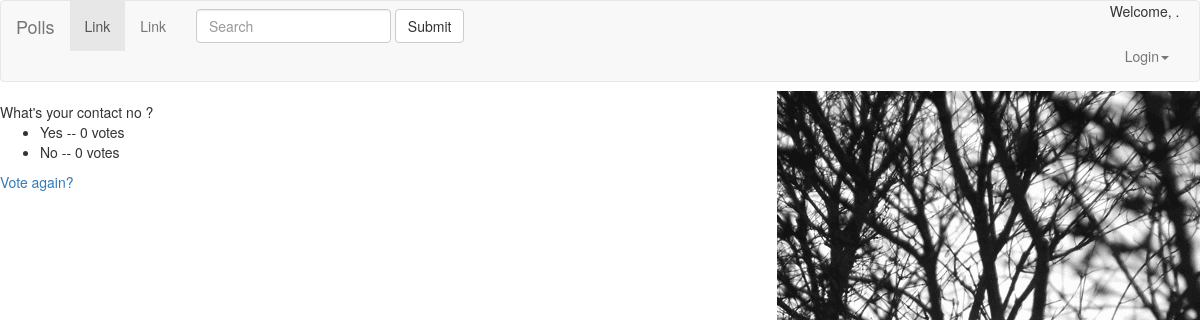
/polls/10/results/, run on an earlier commit of the app's database.
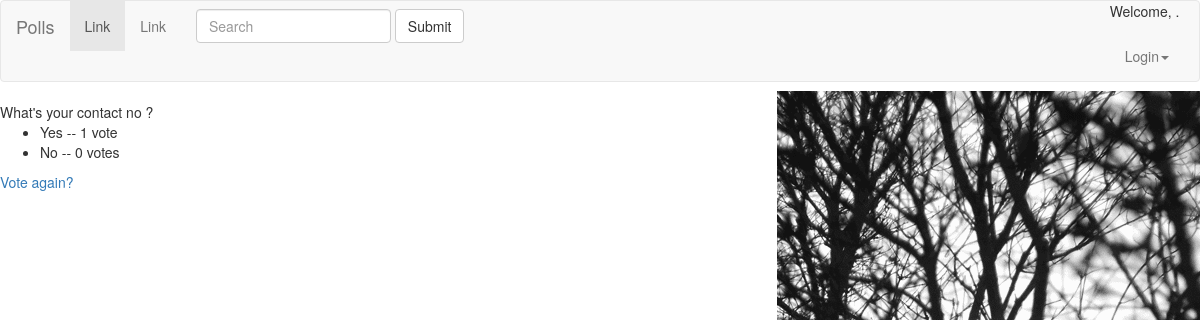
And on a later commit of the database.
### polls/models.py (models this page shows, shortened)
class Question(models.Model):
     question_text = models.CharField(max_length=200)
     pub_date = models.DateTimeField('date published')
     def was_published_recently(self):
         now = timezone.now()
         return now - datetime.timedelta(days=1) <= self.pub_date <= now
     was_published_recently.admin_order_field = 'pub_date'
     was_published_recently.boolean = True
     was_published_recently.short_description = 'Published recently ?'

class Choice(models.Model):
     question = models.ForeignKey(Question, on_delete=models.CASCADE)
     choice_text = models.CharField(max_length=200)
     votes = models.IntegerField(default=0)

### polls/views.py (the view)
# urls.py: url(r'^(?P<pk>[0-9]+)/results/$', views.ResultsView.as_view(), name='results'),
class ResultsView(generic.DetailView):
    model = Question
    template_name = 'polls/results.html'

### polls/templates/polls/results.html
{% extends './base.html' %}¬
{% block content %}
<h>{{ question.question_text }}</h1>
<ul>
{% for choice in question.choice_set.all %}
    <li>{{ choice.choice_text }} -- {{ choice.votes }} vote{{ choice.votes|pluralize }}</li>
{% endfor %}
</ul>
<a href="{% url 'polls:detail' question.id %}">Vote again?</a>
{% endblock %}¬

### polls/templates/polls/base.html (shortened to what this page needs)
<CTYPE html>
<html lang="en">
  <head>
    <link href="/static/polls/style.css" type="text/css" rel="stylesheet">
    <link href="/static/bootstrap/css/bootstrap.min.css" rel="stylesheet">
  </head>
  <body>
<nav class="navbar navbar-default">
  <div class="container-fluid">
    <div class="navbar-header">
      <a class="navbar-brand" href="#">Polls</a>
    </div>
    <div class="collapse navbar-collapse" id="bs-example-navbar-collapse-1">
      <ul class="nav navbar-nav">
        <li class="active"><a href="#">Link <span class="sr-only">(current)</span></a></li>
        <li><a href="#">Link</a></li>
      </ul>
      <form class="navbar-form navbar-left">
        <div class="form-group">
          <input type="text" class="form-control" placeholder="Search">
        </div>
        <button type="submit" class="btn btn-default">Submit</button>
      </form>
      <ul class="nav navbar-nav navbar-right">
        <p>Welcome, {{ user.username }}.</p>
        <li class="dropdown">
          <a href="#" class="dropdown-toggle" data-toggle="dropdown" role="button" aria-haspopup="true" aria-expanded="false">Login<span class="caret"></span></a>
        </li>
      </ul>
    </div>
  </div>
</nav>
{% block content %}
{% endblock %}
</body>
</html>

### polls/static/polls/style.css (style rules this page uses)
li a { color: green; }
body { background: white url("images/i1.gif") no-repeat right; }

What changed in the data, as far as the page shows it:
changed Choice "Yes": votes "0" → "1"
